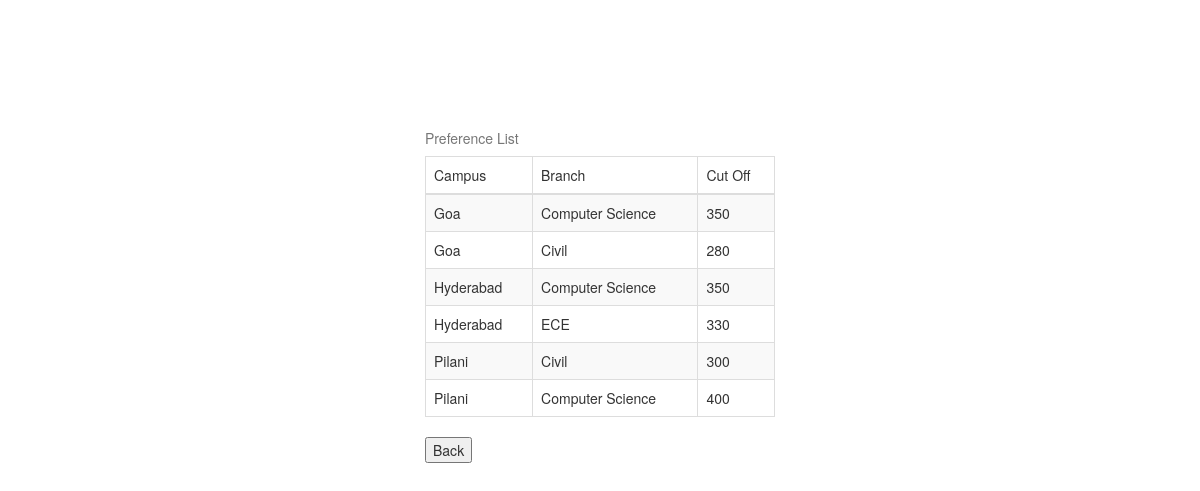
Screenshot of /PreferenceList.php (signed in) with the database file from the repository.
### tables this page shows
CREATE TABLE `college` (
  `CollegeID` varchar(1) NOT NULL,
  `Campus` varchar(20) NOT NULL
);

CREATE TABLE `branch` (
  `BranchID` varchar(2) NOT NULL,
  `BranchName` varchar(20) NOT NULL
);

CREATE TABLE `collegebranch` (
  `CollegeID` varchar(1) NOT NULL,
  `BranchID` varchar(2) NOT NULL,
  `TotalSeats` int(11) NOT NULL,
  `OccupiedSeats` int(11) NOT NULL,
  `Cutoff` int(11) NOT NULL
);

### PreferenceList.php (the view, shortened to what this page needs)
<?php
if(!isset($_SESSION["sess_user"])){
    header("location:student.php");
} else {
?>
<!doctype html>
<html lang="en">
<head>
  <link rel="stylesheet" href="https://maxcdn.bootstrapcdn.com/bootstrap/3.4.0/css/bootstrap.min.css">
</head>
<body>
  <div class="container" style="margin-top: 100px;">
    <div class="col-md-4 col-md-offset-4">
      <table class="table table-striped table-hover table-bordered">
        <center><caption>Preference List</caption></center>
        <thead>
          <tr>
            <td>Campus</td>
            <td>Branch</td>
            <td>Cut Off</td>
          </tr>
        </thead>
        <tbody>
          <?php
          $dbhost = "localhost";
          $username = "root";
          $password = "";
          $db = "bitsat";
          $con = mysqli_connect($dbhost, $username, $password, $db);
          $user = $_SESSION['sess_user'];
          $sql = $con->query("SELECT Campus, BranchName, TotalSeats, Cutoff, Branch.BranchID as Bid, College.CollegeID as Cid, StudentPreference.PreferenceNo as Pno from College, Branch, CollegeBranch, StudentPreference where CollegeBranch.CollegeID=College.CollegeID and CollegeBranch.BranchID=Branch.BranchID and StudentPreference.CollegeID=College.CollegeID and StudentPreference.BranchID=Branch.BranchID and StudentPreference.RegNo=$user order by PreferenceNo");
          while($data = $sql->fetch_array()) {
            echo '
              <tr data-position="'.$data['Pno'].'"  data-branch="'.$data['Bid'].'" data-college="'.$data['Cid'].'">
                <td>'.$data['Campus']. '</td>
                <td>'.$data['BranchName']. '</td>
                <td>'.$data['Cutoff']. '</td>
              </tr>
            ';
          }
           ?>
        </tbody>
      </table>
      <form action="" method="POST">
        <input type="submit" value="Back" name="back" />
      </form>
    </div>
  </div>
</body>
</html>
<?php
}
?>

### rows the page displays
college: Campus "Goa", branch.BranchName "Computer Science", collegebranch.Cutoff "350", branch.BranchName "Civil", collegebranch.Cutoff "280"
college: Campus "Hyderabad", branch.BranchName "Computer Science", collegebranch.Cutoff "350", branch.BranchName "ECE", collegebranch.Cutoff "330"
college: Campus "Pilani", branch.BranchName "Civil", collegebranch.Cutoff "300", branch.BranchName "Computer Science", collegebranch.Cutoff "400"
